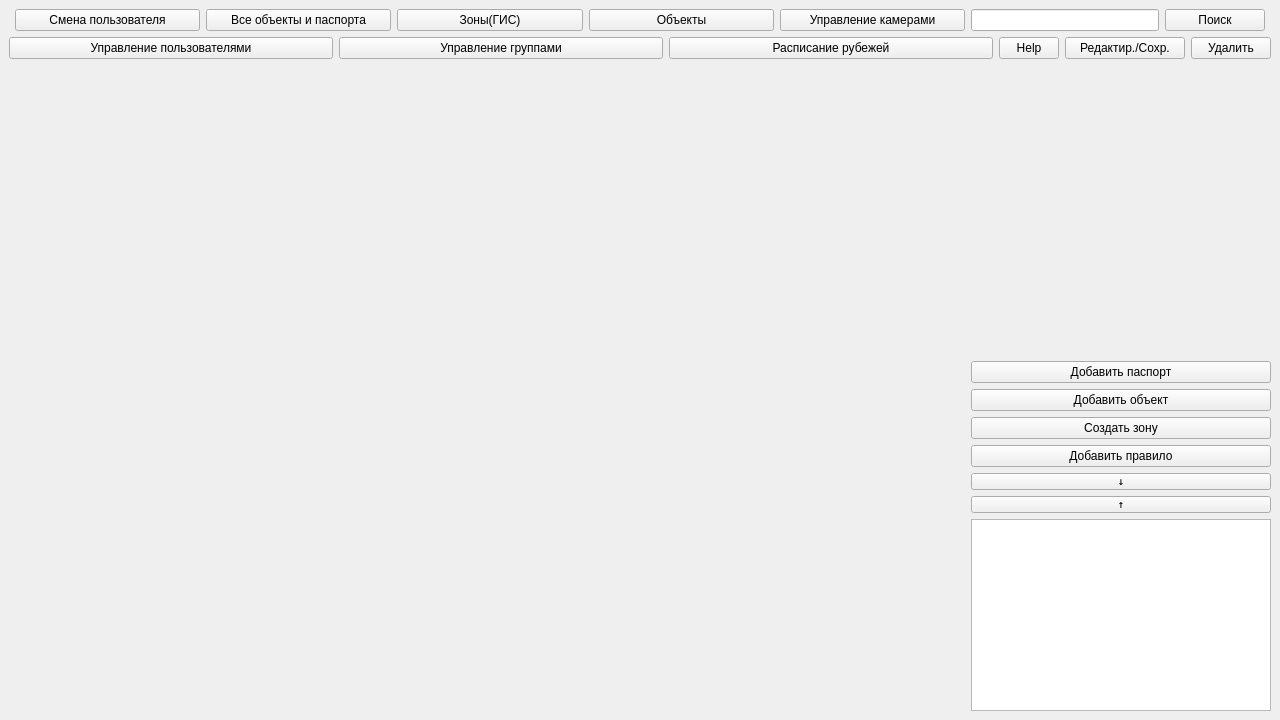
<?xml version="1.0" encoding="UTF-8"?>
<ui version="4.0">
 <class>MainWindow</class>
 <widget class="QMainWindow" name="MainWindow">
  <property name="geometry">
   <rect>
    <x>0</x>
    <y>0</y>
    <width>1280</width>
    <height>720</height>
   </rect>
  </property>
  <property name="windowTitle">
   <string>MainWindow</string>
  </property>
  <widget class="QWidget" name="centralwidget">
   <layout class="QVBoxLayout" name="verticalLayout">
    <item>
     <layout class="QHBoxLayout" name="horizontalLayout">
      <property name="spacing">
       <number>6</number>
      </property>
      <property name="sizeConstraint">
       <enum>QLayout::SetDefaultConstraint</enum>
      </property>
      <property name="leftMargin">
       <number>6</number>
      </property>
      <property name="topMargin">
       <number>0</number>
      </property>
      <property name="rightMargin">
       <number>6</number>
      </property>
      <item>
       <widget class="QPushButton" name="pushButton_3">
        <property name="text">
         <string>Смена пользователя</string>
        </property>
       </widget>
      </item>
      <item>
       <widget class="QPushButton" name="pushButton_6">
        <property name="text">
         <string>Все объекты и паспорта</string>
        </property>
       </widget>
      </item>
      <item>
       <widget class="QPushButton" name="pushButton_5">
        <property name="text">
         <string>Зоны(ГИС)</string>
        </property>
       </widget>
      </item>
      <item>
       <widget class="QPushButton" name="pushButton_2">
        <property name="text">
         <string>Объекты</string>
        </property>
       </widget>
      </item>
      <item>
       <widget class="QPushButton" name="pushButton_4">
        <property name="text">
         <string>Управление камерами</string>
        </property>
       </widget>
      </item>
      <item>
       <widget class="QLineEdit" name="searchBox">
        <property name="sizePolicy">
         <sizepolicy hsizetype="Fixed" vsizetype="Fixed">
          <horstretch>0</horstretch>
          <verstretch>0</verstretch>
         </sizepolicy>
        </property>
        <property name="minimumSize">
         <size>
          <width>188</width>
          <height>0</height>
         </size>
        </property>
       </widget>
      </item>
      <item>
       <widget class="QPushButton" name="searchButton">
        <property name="sizePolicy">
         <sizepolicy hsizetype="Fixed" vsizetype="Fixed">
          <horstretch>0</horstretch>
          <verstretch>0</verstretch>
         </sizepolicy>
        </property>
        <property name="minimumSize">
         <size>
          <width>100</width>
          <height>0</height>
         </size>
        </property>
        <property name="maximumSize">
         <size>
          <width>100</width>
          <height>16777215</height>
         </size>
        </property>
        <property name="text">
         <string>Поиск</string>
        </property>
       </widget>
      </item>
     </layout>
    </item>
    <item>
     <layout class="QHBoxLayout" name="horizontalLayout_4">
      <item>
       <widget class="QPushButton" name="pushButton_9">
        <property name="text">
         <string>Управление пользователями</string>
        </property>
       </widget>
      </item>
      <item>
       <widget class="QPushButton" name="pushButton_8">
        <property name="text">
         <string>Управление группами</string>
        </property>
       </widget>
      </item>
      <item>
       <widget class="QPushButton" name="pushButton_7">
        <property name="text">
         <string>Расписание рубежей</string>
        </property>
       </widget>
      </item>
      <item>
       <widget class="QDialogButtonBox" name="buttonBox">
        <property name="maximumSize">
         <size>
          <width>60</width>
          <height>16777215</height>
         </size>
        </property>
        <property name="font">
         <font>
          <weight>50</weight>
          <bold>false</bold>
          <kerning>true</kerning>
         </font>
        </property>
        <property name="standardButtons">
         <set>QDialogButtonBox::Help</set>
        </property>
       </widget>
      </item>
      <item>
       <widget class="QPushButton" name="pushButton_11">
        <property name="maximumSize">
         <size>
          <width>120</width>
          <height>16777215</height>
         </size>
        </property>
        <property name="text">
         <string>Редактир./Сохр.</string>
        </property>
       </widget>
      </item>
      <item>
       <widget class="QPushButton" name="pushButton_12">
        <property name="maximumSize">
         <size>
          <width>80</width>
          <height>16777215</height>
         </size>
        </property>
        <property name="text">
         <string>Удалить</string>
        </property>
       </widget>
      </item>
     </layout>
    </item>
    <item>
     <layout class="QHBoxLayout" name="horizontalLayout_3">
      <item>
       <widget class="QStackedWidget" name="mainStackedWidget"/>
      </item>
      <item>
       <layout class="QVBoxLayout" name="verticalLayout_2">
        <property name="sizeConstraint">
         <enum>QLayout::SetMinimumSize</enum>
        </property>
        <item>
         <widget class="QStackedWidget" name="smallStackedWidget">
          <property name="enabled">
           <bool>true</bool>
          </property>
          <property name="sizePolicy">
           <sizepolicy hsizetype="Maximum" vsizetype="Preferred">
            <horstretch>0</horstretch>
            <verstretch>0</verstretch>
           </sizepolicy>
          </property>
          <property name="minimumSize">
           <size>
            <width>300</width>
            <height>0</height>
           </size>
          </property>
          <property name="maximumSize">
           <size>
            <width>16777215</width>
            <height>16777215</height>
           </size>
          </property>
          <property name="baseSize">
           <size>
            <width>0</width>
            <height>0</height>
           </size>
          </property>
          <property name="lineWidth">
           <number>1</number>
          </property>
          <property name="currentIndex">
           <number>-1</number>
          </property>
         </widget>
        </item>
        <item>
         <layout class="QVBoxLayout" name="verticalLayout_3">
          <item>
           <widget class="QPushButton" name="pushButton_14">
            <property name="text">
             <string>Добавить паспорт</string>
            </property>
           </widget>
          </item>
          <item>
           <widget class="QPushButton" name="pushButton_15">
            <property name="text">
             <string>Добавить объект</string>
            </property>
           </widget>
          </item>
          <item>
           <widget class="QPushButton" name="pushButton_16">
            <property name="text">
             <string>Создать зону</string>
            </property>
           </widget>
          </item>
          <item>
           <widget class="QPushButton" name="pushButton_17">
            <property name="text">
             <string>Добавить правило</string>
            </property>
           </widget>
          </item>
         </layout>
        </item>
        <item>
         <widget class="QPushButton" name="pushButton_18">
          <property name="maximumSize">
           <size>
            <width>16777215</width>
            <height>17</height>
           </size>
          </property>
          <property name="font">
           <font>
            <family>Myanmar Text</family>
            <pointsize>6</pointsize>
            <weight>75</weight>
            <italic>false</italic>
            <bold>true</bold>
            <underline>false</underline>
            <strikeout>false</strikeout>
            <kerning>true</kerning>
           </font>
          </property>
          <property name="layoutDirection">
           <enum>Qt::LeftToRight</enum>
          </property>
          <property name="text">
           <string>↓</string>
          </property>
         </widget>
        </item>
        <item>
         <widget class="QPushButton" name="pushButton_13">
          <property name="maximumSize">
           <size>
            <width>16777215</width>
            <height>17</height>
           </size>
          </property>
          <property name="font">
           <font>
            <family>Myanmar Text</family>
            <pointsize>6</pointsize>
            <weight>75</weight>
            <italic>false</italic>
            <bold>true</bold>
            <underline>false</underline>
            <strikeout>false</strikeout>
            <kerning>true</kerning>
           </font>
          </property>
          <property name="layoutDirection">
           <enum>Qt::LeftToRight</enum>
          </property>
          <property name="text">
           <string>↑</string>
          </property>
         </widget>
        </item>
        <item>
         <widget class="QListWidget" name="listWidget">
          <property name="sizePolicy">
           <sizepolicy hsizetype="Minimum" vsizetype="Preferred">
            <horstretch>0</horstretch>
            <verstretch>0</verstretch>
           </sizepolicy>
          </property>
          <property name="flow">
           <enum>QListView::TopToBottom</enum>
          </property>
         </widget>
        </item>
       </layout>
      </item>
     </layout>
    </item>
   </layout>
  </widget>
 </widget>
 <resources/>
 <connections/>
</ui>
